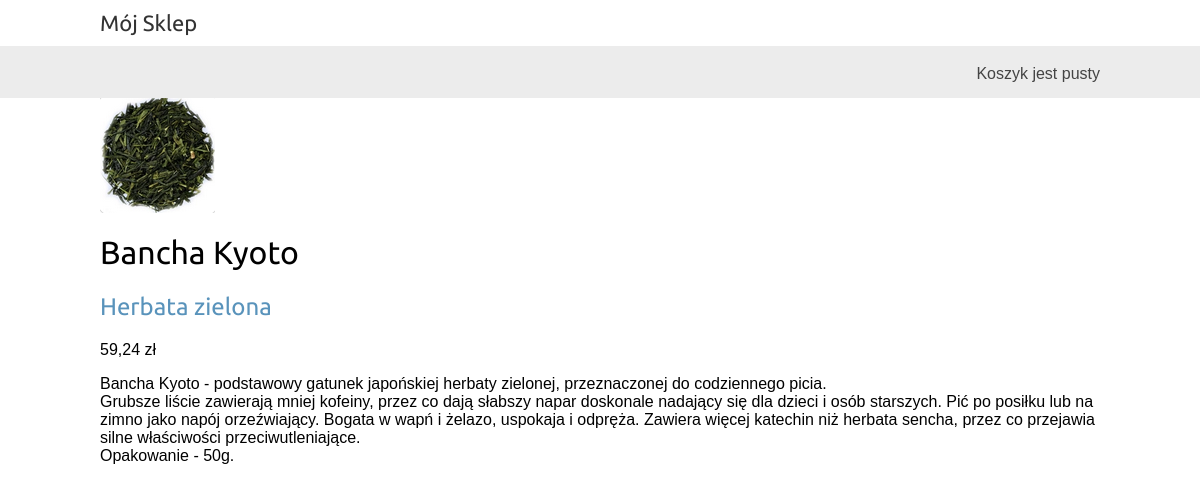
The page /3/bancha-kyoto/ on the database its author committed.
### shop/models.py (models this page shows, shortened)
class Produkt(models.Model):
              kategoria = models.ForeignKey(Kategoria ,
                                           related_name='produkt',
                                           on_delete=models.CASCADE)
              nazwa = models.CharField(max_length=200, db_index=True)
              slug = models.SlugField(max_length=200, db_index=True)
              image = models.ImageField(upload_to='produkty/%Y/%m/%d',
                                         blank=True)
              opis = models.TextField(blank=True)
              cena = models.DecimalField(max_digits=10, decimal_places=2)
              dostepne = models.BooleanField(default=True)
              created = models.DateTimeField(auto_now_add=True)
              updated = models.DateTimeField(auto_now=True)
              class Meta:
                  ordering = ('nazwa',)
                  verbose_name = 'produkt'
                  verbose_name_plural = 'produkty'
                  index_together = (('id', 'slug'),)

class Kategoria(models.Model):
    nazwa = models.CharField(max_length=200,
                            db_index=True)
    slug = models.SlugField(max_length=200,
                            db_index=True,
                            unique=True)
    class Meta:
        ordering = ('nazwa',)
        verbose_name = 'kategoria'
        verbose_name_plural = 'kategorie'
    def __str__(self):
            return self.nazwa
    def get_absolute_url(self):
        return reverse('shop:produkt_list_by_kategoria',
                       args=[self.slug])

### shop/views.py (the view)
# urls.py: path('<int:id>/<slug:slug>/', views.produkt_detail,
def produkt_detail(request, id, slug):
    produkt = get_object_or_404(Produkt,
                                id=id,
                                slug=slug,
                                dostepne=True)
    return render(request,
                  'shop/produkt/detail.html',
                  {'produkt': produkt})

### shop/templates/shop/produkt/detail.html (shortened to what this page needs)
{% extends "shop/base.html" %}
{% load static %}
{% block content %}
  <div class="produkt-detail">
    <img src="{% if produkt.image %}{{ produkt.image.url }}{% else %}
    {% static 'img/no_image.png' %}{% endif %}">
    <h1>{{ produkt.nazwa }}</h1>
    <h2>
      <a href="{{ produkt.kategoria.get_absolute_url }}">
        {{ produkt.kategoria }}
      </a>
    </h2>
    <p class="cena">{{ produkt.cena }} zł</p>
    {{ produkt.opis|linebreaks }}
  </div>
{% endblock %}

### shop/static/css/base.css (style rules this page uses)
body { margin:0; padding:0; font-family:helvetica, sans-serif; }
h1, h2, h3, h4, h5 , h6 { font-family: 'Ubuntu', sans-serif; font-weight:normal; }
a { text-decoration:none; color:#5993bb; }

### rows shown on the page
Produkt: image (picture), nazwa "Bancha Kyoto", kategoria "Herbata zielona", cena "59,24", opis "Bancha Kyoto - podstawowy gatunek japońskiej herbaty zielonej, przeznaczonej do codziennego picia. Grubsze liście zawierają mniej kofeiny, przez co dają słabszy napar doskonale nadający się dla dzieci i osób starszych. Pić po posiłku lub na zimno jako napój orzeźwiający. Bogata w wapń i żelazo, uspokaja i odpręża. Zawiera więcej katechin niż herbata sencha, przez co przejawia silne właściwości przeciwutleniające. Opakowanie - 50g."
